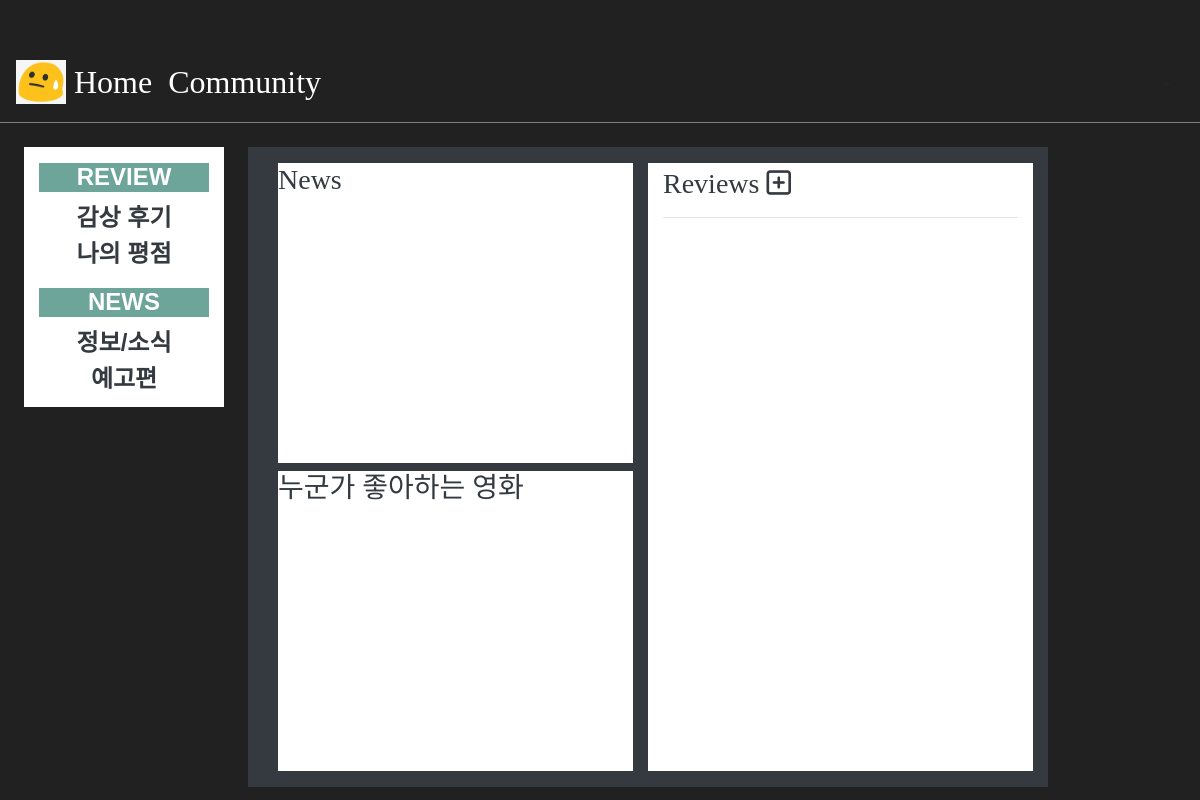
The app's page /community/, older data.
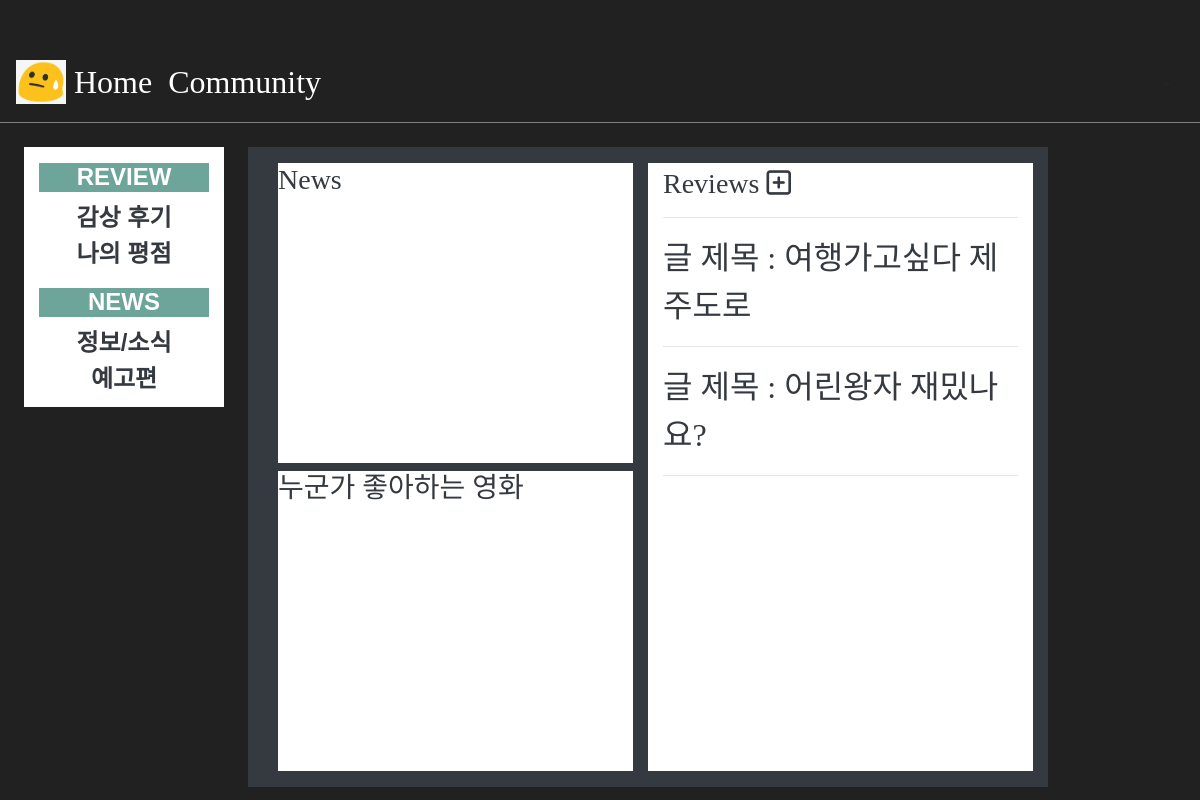
The same page, newer data.
### community/models.py (models this page shows, shortened)
class Review(models.Model):
    title = models.CharField(max_length=100)
    movie_title = models.CharField(max_length=50)
    rate = models.IntegerField()
    content = models.TextField()
    created_at = models.DateTimeField(auto_now_add=True)
    updated_at = models.DateTimeField(auto_now=True)
    user = models.ForeignKey(settings.AUTH_USER_MODEL, on_delete=models.CASCADE)

### community/views.py (the view)
# urls.py: path('',views.index, name="index"),
def index(request):
    reviews = Review.objects.order_by('-pk')[0:5]
    context = {
        "reviews" : reviews
    }
    return render(request, 'community/index.html',context)

### community/templates/community/index.html
{% extends 'community.html' %}
{% block content %}
  <div class ="d-flex raw">
    <div class=" col-md-6">
      <div class="raw my-3 text-dark">
        <div class = "News bg-white mb-2 " style="height: 300px">
          <h3 class="mt-1">News</h3>
        </div>
        <div class = "like_movie  bg-white " style="height: 300px">
          <h3 class="mt-1">누군가 좋아하는 영화</h3>
        </div>
      </div>
    </div>
    <div class=" col-md-6 bg-white my-3">
      <h3 class="text-dark mt-1">Reviews
      <a class="text-dark" href="{% url 'community:reviews' %}">
        <i class="far fa-plus-square"></i>
      </a>
      </h3>
      <hr>
        {% for review in reviews %}
          <a class="text-dark" href="{%url 'community:detail' review.pk%}"><p>글 제목 : {{review.title}}</p></a>
          <hr>
        {% endfor %}
    </div>
  </div>
  </div>
{% endblock  %}

### sj_pjt/templates/community.html (shortened to what this page needs)
<!DOCTYPE html>
<html lang="en">
<head>
  <link rel="stylesheet" href="https://stackpath.bootstrapcdn.com/bootstrap/4.5.2/css/bootstrap.min.css">
</head>
<body>
  <nav class="nav-border navbar navbar-expand-lg mb-4">
    <img alt="" style="width: 50px;">
    <div class="collapse navbar-collapse" id="navbarSupportedContent">
      <ul class="navbar-nav mr-auto">
        <li class="nav-item active">
          <a class="nav-link" href="{% url 'movies:index' %}">Home</a>
        </li>
        <li class="nav-item active">
          <a class="nav-link" href="{% url 'community:index' %}">Community</a>
        </li>
      </ul>
        <div class="dropdown">
          <a class="btn dropdown-toggle " href="#" role="button" id="dropdownMenuLink" data-toggle="dropdown" aria-haspopup="true" aria-expanded="false">
          </a>
        </div>
      </div>
  </nav>
  <div class="container-fluid ">
  <div class="row ">
    <div class="col-md-2 ml-4 bg-white" style="height:260px;">
      <h4 id="point_color">REVIEW</h4>
        <ul class="side-nav">
            <a class="text-dark" href="#">감상 후기</a>
            <br>
            <a class="text-dark" href="#">나의 평점 </a>
        </ul>
      <h4 id="point_color">NEWS</h4>
        <ul class="side-nav">
            <a class="text-dark" href="#">정보/소식 </a>
            <br>
            <a class="text-dark" href="#">예고편</a>
        </ul>
    </div>
    <div class="ml-4 col-md-8 bg-dark">
      {% block content %}
      {% endblock  %}
    </div>
  </div>
</body>
</html>

### sj_pjt/templates/community.html (style rules this page uses)
body { background-color: #222121; color: white; font-family: 'Libre Baskerville', serif; font-size: 2rem; }
a { color: white; text-decoration:none; padding-top: 18px; }
.nav-border { border-bottom: thin inset grey; padding-top: 50px; }
#point_color { background-color: rgb(109,165,155); margin-top: 1rem; font-weight: bold; font-family: sans-serif; font-size: x-large; text-align: center; }
.side-nav { padding-left: 0rem; font-size : x-large; font-weight :bold; font-family: sans-serif; text-align: center; }

Row changes from the older to the newer data that the page shows:
added Review: title "여행가고싶다 제주도로"
added Review: title "어린왕자 재밌나요?"
